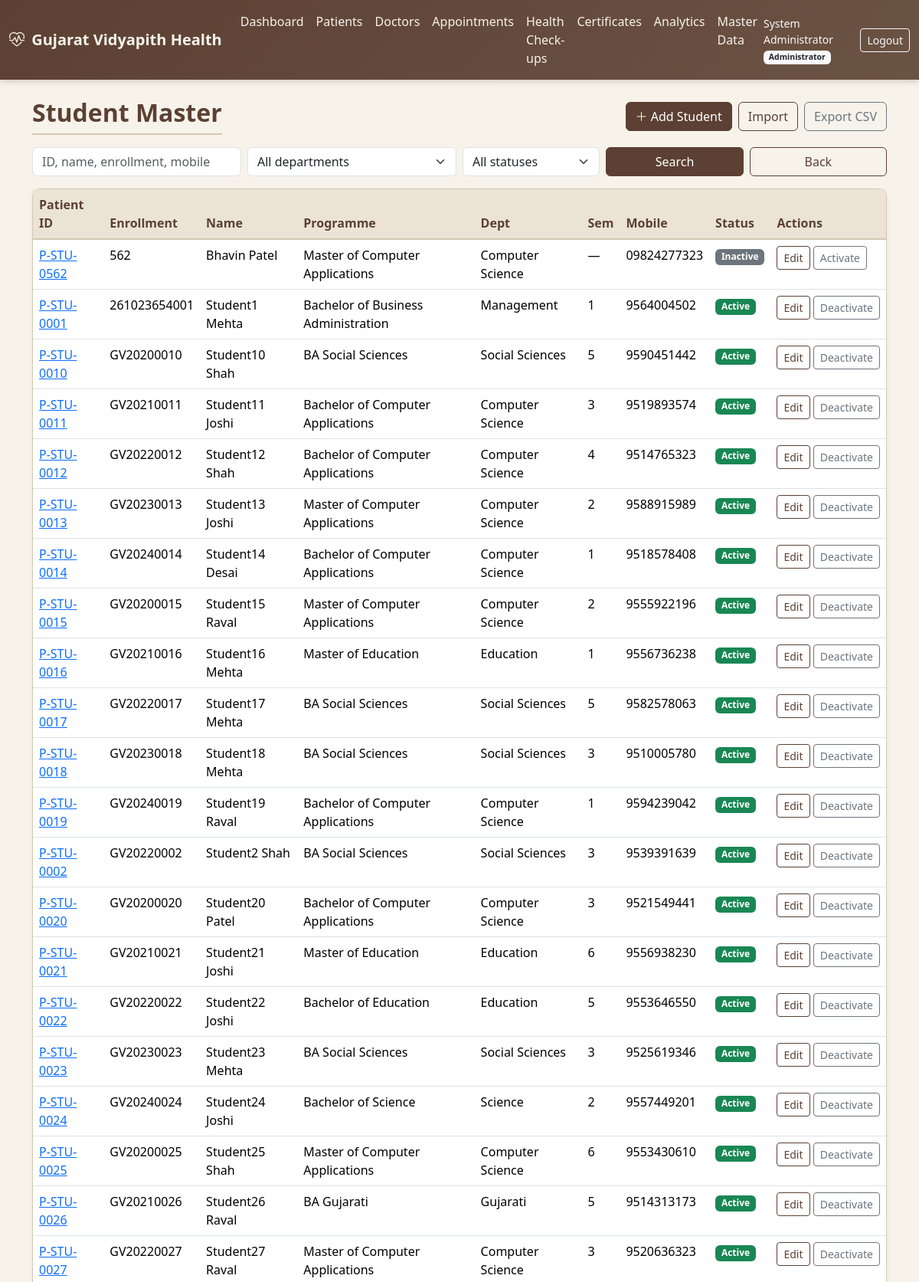
/masters/students/ (signed in, upper part), run on the app's committed database.
### accounts/models.py (models this page shows, shortened)
class User(AbstractUser):
    role = models.ForeignKey(
        Role, on_delete=models.SET_NULL, null=True, blank=True, related_name='users'
    )
    mobile = models.CharField(max_length=15, blank=True)
    gender = models.CharField(
        max_length=10,
        choices=[('Male', 'Male'), ('Female', 'Female'), ('Other', 'Other')],
        blank=True,
    )
    profile_photo = models.ImageField(upload_to='profiles/', blank=True, null=True)
    is_active_user = models.BooleanField(default=True)
    created_at = models.DateTimeField(auto_now_add=True)
    updated_at = models.DateTimeField(auto_now=True)
    class Meta:
        ordering = ['username']
    @property
    def role_code(self):
        return self.role.code if self.role else None

class Role(models.Model):
    ADMIN = 'admin'
    DOCTOR = 'doctor'
    STUDENT = 'student'
    STAFF = 'staff'
    STAFF_FAMILY = 'staff_family'
    HOD = 'hod'
    SUPER_ADMIN = 'super_admin'
    ROLE_CHOICES = [
        (ADMIN, 'Administrator'),
        (DOCTOR, 'Doctor'),
        (STUDENT, 'Student'),
        (STAFF, 'Staff'),
        (STAFF_FAMILY, 'Staff Family Member'),
        (HOD, 'HOD'),
        (SUPER_ADMIN, 'Super Administrator'),
    ]
    code = models.CharField(max_length=20, choices=ROLE_CHOICES, unique=True)
    name = models.CharField(max_length=50)
    description = models.TextField(blank=True)
    is_active = models.BooleanField(default=True)
    created_at = models.DateTimeField(auto_now_add=True)
    class Meta:
        ordering = ['name']

### patients/models.py (models this page shows, shortened)
class Patient(models.Model):
    CATEGORY_STUDENT = 'student'
    CATEGORY_STAFF = 'staff'
    CATEGORY_STAFF_FAMILY = 'staff_family'
    CATEGORY_CHOICES = [
        (CATEGORY_STUDENT, 'Student'),
        (CATEGORY_STAFF, 'University Staff'),
        (CATEGORY_STAFF_FAMILY, 'Staff Family Member'),
    ]
    patient_id = models.CharField(max_length=30, unique=True, db_index=True)
    user = models.OneToOneField(
        settings.AUTH_USER_MODEL,
        on_delete=models.SET_NULL,
        null=True,
        blank=True,
        related_name='patient_profile',
    )
    category = models.CharField(max_length=20, choices=CATEGORY_CHOICES, db_index=True)
    name = models.CharField(max_length=150, db_index=True)
    gender = models.CharField(
        max_length=10,
        choices=[('Male', 'Male'), ('Female', 'Female'), ('Other', 'Other')],
        blank=True,
    )
    date_of_birth = models.DateField(null=True, blank=True)
    email = models.EmailField(blank=True, db_index=True)
    mobile = models.CharField(max_length=15, blank=True, db_index=True)
    address = models.TextField(blank=True)
    blood_group = models.CharField(max_length=5, blank=True)
    emergency_contact = models.CharField(max_length=15, blank=True)
    status = models.CharField(
        max_length=20,
        choices=[('Active', 'Active'), ('Inactive', 'Inactive')],
        default='Active',
    )
    created_at = models.DateTimeField(auto_now_add=True)
    updated_at = models.DateTimeField(auto_now=True)
    created_by = models.ForeignKey(
        settings.AUTH_USER_MODEL,
        on_delete=models.SET_NULL,
        null=True,
        blank=True,
        related_name='patients_created',
    )
    class Meta:
        ordering = ['name']
        indexes = [
            models.Index(fields=['name', 'mobile']),
            models.Index(fields=['category', 'status']),
        ]

class StudentProfile(models.Model):
    patient = models.OneToOneField(
        Patient, on_delete=models.CASCADE, related_name='student_profile'
    )
    enrollment_number = models.CharField(max_length=40, unique=True, db_index=True)
    programme = models.ForeignKey(
        Programme, on_delete=models.SET_NULL, null=True, blank=True, related_name='students'
    )
    department = models.ForeignKey(
        Department, on_delete=models.SET_NULL, null=True, blank=True, related_name='students'
    )
    semester = models.PositiveSmallIntegerField(null=True, blank=True)

### masters/models.py (models this page shows, shortened)
class Programme(models.Model):
    programme_code = models.CharField(max_length=20, unique=True)
    name = models.CharField(max_length=150)
    department = models.ForeignKey(
        Department, on_delete=models.PROTECT, related_name='programmes'
    )
    duration_years = models.PositiveSmallIntegerField(default=3)
    status = models.CharField(
        max_length=20,
        choices=[('Active', 'Active'), ('Inactive', 'Inactive')],
        default='Active',
    )
    created_at = models.DateTimeField(auto_now_add=True)
    class Meta:
        ordering = ['name']

class Department(models.Model):
    department_code = models.CharField(max_length=20, unique=True)
    name = models.CharField(max_length=150)
    email = models.EmailField(blank=True)
    status = models.CharField(
        max_length=20,
        choices=[('Active', 'Active'), ('Inactive', 'Inactive')],
        default='Active',
    )
    created_at = models.DateTimeField(auto_now_add=True)
    updated_at = models.DateTimeField(auto_now=True)
    class Meta:
        ordering = ['name']

### masters/views.py (the view)
# urls.py: path('students/', views.student_list, name='student_list'),
@admin_required
def student_list(request):
    q = request.GET.get('q', '').strip()
    dept = request.GET.get('department', '')
    status = request.GET.get('status', '')
    qs = Patient.objects.filter(category=Patient.CATEGORY_STUDENT).select_related(
        'student_profile', 'student_profile__programme', 'student_profile__department'
    ).order_by('name')
    if q:
        qs = qs.filter(
            Q(name__icontains=q) | Q(patient_id__icontains=q) | Q(mobile__icontains=q) |
            Q(email__icontains=q) | Q(student_profile__enrollment_number__icontains=q)
        )
    if dept:
        qs = qs.filter(student_profile__department_id=dept)
    if status:
        qs = qs.filter(status=status)
    return render(request, 'masters/student_list.html', {
        'page_obj': _paginate(request, qs), 'q': q, 'dept': dept, 'status': status,
        'departments': Department.objects.filter(status='Active'),
    })

### accounts/permissions.py (called while the page is built, shortened)
def role_required(*role_codes):
    def decorator(view_func):
        @login_required
        @wraps(view_func)
        def _wrapped(request, *args, **kwargs):
            user = request.user
            if user.is_superuser:
                return view_func(request, *args, **kwargs)
        return _wrapped
    return decorator

### masters/views.py (called while the page is built)
def _paginate(request, qs, per_page=25):
    return Paginator(qs, per_page).get_page(request.GET.get('page'))

### templates/masters/student_list.html (shortened to what this page needs)
{% extends "base.html" %}
{% block content %}
<div class="container">
  <div class="d-flex justify-content-between align-items-center mb-3 flex-wrap gap-2">
    <h2 class="page-title mb-0">Student Master</h2>
    <div class="d-flex gap-2 flex-wrap">
      <a href="{% url 'masters:student_create' %}" class="btn btn-gv"><i class="bi bi-plus-lg"></i> Add Student</a>
      <a href="{% url 'masters:student_import' %}" class="btn btn-outline-gv">Import</a>
      <a href="{% url 'masters:student_export' %}" class="btn btn-outline-secondary">Export CSV</a>
    </div>
  </div>
  <form class="row g-2 mb-3" method="get">
    <div class="col-md-3"><input type="text" name="q" value="{{ q }}" class="form-control" placeholder="ID, name, enrollment, mobile"></div>
    <div class="col-md-3">
      <select name="department" class="form-select">
        <option value="">All departments</option>
      </select>
    </div>
    <div class="col-md-2">
      <select name="status" class="form-select">
        <option value="">All statuses</option>
      </select>
    </div>
    <div class="col-md-2"><button class="btn btn-gv w-100">Search</button></div>
    <div class="col-md-2"><a href="{% url 'masters:index' %}" class="btn btn-outline-gv w-100">Back</a></div>
  </form>
  <div class="card card-gv"><div class="table-responsive">
    <table class="table table-gv table-hover mb-0">
      <thead><tr><th>Patient ID</th><th>Enrollment</th><th>Name</th><th>Programme</th><th>Dept</th><th>Sem</th><th>Mobile</th><th>Status</th><th>Actions</th></tr></thead>
      <tbody>
      {% for p in page_obj %}
      <tr>
        <td><a href="{% url 'masters:student_detail' p.pk %}">{{ p.patient_id }}</a></td>
        <td>{{ p.student_profile.enrollment_number|default:"—" }}</td>
        <td>{{ p.name }}</td>
        <td>{{ p.student_profile.programme.name|default:"—" }}</td>
        <td>{{ p.student_profile.department.name|default:"—" }}</td>
        <td>{{ p.student_profile.semester|default:"—" }}</td>
        <td>{{ p.mobile|default:"—" }}</td>
        <td><span class="badge {% if p.status == 'Active' %}bg-success{% else %}bg-secondary{% endif %}">{{ p.status }}</span></td>
        <td class="text-nowrap">
          <a href="{% url 'masters:student_edit' p.pk %}" class="btn btn-sm btn-outline-gv">Edit</a>
          <form method="post" action="{% url 'masters:student_toggle' p.pk %}" class="d-inline">{% csrf_token %}
            <button class="btn btn-sm btn-outline-secondary">{% if p.status == 'Active' %}Deactivate{% else %}Activate{% endif %}</button>
          </form>
        </td>
      </tr>
      {% empty %}<tr><td colspan="9" class="text-center text-muted">No students</td></tr>{% endfor %}
      </tbody>
    </table>
  </div></div>
</div>
{% endblock %}

### templates/base.html (shortened to what this page needs)
{% load static %}
<!DOCTYPE html>
<html lang="en">
<head>
  <link href="https://cdn.jsdelivr.net/npm/bootstrap@5.3.3/dist/css/bootstrap.min.css" rel="stylesheet">
  <link href="https://cdn.jsdelivr.net/npm/bootstrap-icons@1.11.3/font/bootstrap-icons.min.css" rel="stylesheet">
  <link href="{% static 'css/gv-theme.css' %}" rel="stylesheet">
</head>
<body class="d-flex flex-column">
{% if user.is_authenticated %}
<nav class="navbar navbar-expand-lg navbar-gv">
  <div class="container-fluid">
    <a class="navbar-brand fw-semibold" href="{% url 'accounts:dashboard' %}">
      <i class="bi bi-heart-pulse me-1"></i> Gujarat Vidyapith Health
    </a>
    <div class="collapse navbar-collapse" id="navMain">
      <ul class="navbar-nav me-auto">
        <li class="nav-item"><a class="nav-link" href="{% url 'accounts:dashboard' %}">Dashboard</a></li>
        {% if user.is_superuser or user.role_code == 'admin' or user.role_code == 'super_admin' or user.role_code == 'doctor' %}
        <li class="nav-item"><a class="nav-link" href="{% url 'patients:index' %}">Patients</a></li>
        {% endif %}
        <li class="nav-item"><a class="nav-link" href="{% url 'doctors:index' %}">Doctors</a></li>
        <li class="nav-item"><a class="nav-link" href="{% url 'appointments:index' %}">Appointments</a></li>
        <li class="nav-item"><a class="nav-link" href="{% url 'health_records:index' %}">Health Check-ups</a></li>
        <li class="nav-item"><a class="nav-link" href="{% url 'certificates:index' %}">Certificates</a></li>
        <li class="nav-item"><a class="nav-link" href="{% url 'analytics:index' %}">Analytics</a></li>
        {% if user.is_superuser or user.role_code == 'admin' or user.role_code == 'super_admin' %}
        <li class="nav-item"><a class="nav-link" href="{% url 'masters:index' %}">Master Data</a></li>
        {% endif %}
      </ul>
      <span class="navbar-text text-light me-3 small">
        {{ user.get_full_name|default:user.username }}
        {% if user.role %}<span class="badge bg-light text-dark">{{ user.role.name }}</span>{% endif %}
      </span>
      <a class="btn btn-sm btn-outline-light" href="{% url 'accounts:logout' %}">Logout</a>
    </div>
  </div>
</nav>
{% endif %}
<main class="container-fluid py-4 flex-grow-1">
  {% block content %}{% endblock %}
</main>
</body>
</html>

### static/css/gv-theme.css (style rules this page uses)
:root { --gv-cream: #f7f3eb; --gv-cream-dark: #ebe4d6; --gv-brown: #5c4033; --gv-brown-light: #8b6914; --gv-earth: #6b5344; --gv-muted: #a0896e; --gv-accent: #3d5a40; --gv-text: #2c2416; --gv-border: #d4c8b0; --gv-card: #fffdf8; --gv-success: #4a7c59; --gv-warning: #c4a35a; --gv-danger: #a65d57; }
body { background-color: var(--gv-cream); color: var(--gv-text); font-family: 'Segoe UI', system-ui, -apple-system, sans-serif; min-height: 100vh; }
.navbar-gv { background: linear-gradient(135deg, var(--gv-brown) 0%, var(--gv-earth) 100%); box-shadow: 0 2px 8px rgba(92, 64, 51, 0.25); }
.navbar-gv .navbar-brand, .navbar-gv .nav-link { color: var(--gv-cream) !important; }
.card-gv { background: var(--gv-card); border: 1px solid var(--gv-border); border-radius: 10px; box-shadow: 0 1px 4px rgba(92, 64, 51, 0.08); }
.btn-gv { background: var(--gv-brown); border-color: var(--gv-brown); color: #fff; }
.btn-outline-gv { border-color: var(--gv-brown); color: var(--gv-brown); }
.table-gv thead th { background: var(--gv-cream-dark); color: var(--gv-brown); border-bottom: 2px solid var(--gv-border); font-weight: 600; }
.page-title { color: var(--gv-brown); font-weight: 600; border-bottom: 2px solid var(--gv-border); padding-bottom: 0.5rem; margin-bottom: 1.25rem; }

### data on the page
User: get_full_name "System Administrator", role.name "Administrator"
Patient: patient_id "P-STU-0562", student_profile.enrollment_number "562", name "Bhavin Patel", student_profile.programme.name "Master of Computer Applications", student_profile.department.name "Computer Science", student_profile.semester "—", mobile "09824277323", status "Inactive", shows "Activate"
Patient: patient_id "P-STU-0001", student_profile.enrollment_number "261023654001", name "Student1 Mehta", student_profile.programme.name "Bachelor of Business Administration", student_profile.department.name "Management", student_profile.semester "1", mobile "9564004502", status "Active", shows "Deactivate"
Patient: patient_id "P-STU-0010", student_profile.enrollment_number "GV20200010", name "Student10 Shah", student_profile.programme.name "BA Social Sciences", student_profile.department.name "Social Sciences", student_profile.semester "5", mobile "9590451442", status "Active", shows "Deactivate"
Patient: patient_id "P-STU-0011", student_profile.enrollment_number "GV20210011", name "Student11 Joshi", student_profile.programme.name "Bachelor of Computer Applications", student_profile.department.name "Computer Science", student_profile.semester "3", mobile "9519893574", status "Active", shows "Deactivate"
Patient: patient_id "P-STU-0012", student_profile.enrollment_number "GV20220012", name "Student12 Shah", student_profile.programme.name "Bachelor of Computer Applications", student_profile.department.name "Computer Science", student_profile.semester "4", mobile "9514765323", status "Active", shows "Deactivate"
Patient: patient_id "P-STU-0013", student_profile.enrollment_number "GV20230013", name "Student13 Joshi", student_profile.programme.name "Master of Computer Applications", student_profile.department.name "Computer Science", student_profile.semester "2", mobile "9588915989", status "Active", shows "Deactivate"
Patient: patient_id "P-STU-0014", student_profile.enrollment_number "GV20240014", name "Student14 Desai", student_profile.programme.name "Bachelor of Computer Applications", student_profile.department.name "Computer Science", student_profile.semester "1", mobile "9518578408", status "Active", shows "Deactivate"
Patient: patient_id "P-STU-0015", student_profile.enrollment_number "GV20200015", name "Student15 Raval", student_profile.programme.name "Master of Computer Applications", student_profile.department.name "Computer Science", student_profile.semester "2", mobile "9555922196", status "Active", shows "Deactivate"
Patient: patient_id "P-STU-0016", student_profile.enrollment_number "GV20210016", name "Student16 Mehta", student_profile.programme.name "Master of Education", student_profile.department.name "Education", student_profile.semester "1", mobile "9556736238", status "Active", shows "Deactivate"
Patient: patient_id "P-STU-0017", student_profile.enrollment_number "GV20220017", name "Student17 Mehta", student_profile.programme.name "BA Social Sciences", student_profile.department.name "Social Sciences", student_profile.semester "5", mobile "9582578063", status "Active", shows "Deactivate"
Patient: patient_id "P-STU-0018", student_profile.enrollment_number "GV20230018", name "Student18 Mehta", student_profile.programme.name "BA Social Sciences", student_profile.department.name "Social Sciences", student_profile.semester "3", mobile "9510005780", status "Active", shows "Deactivate"
Patient: patient_id "P-STU-0019", student_profile.enrollment_number "GV20240019", name "Student19 Raval", student_profile.programme.name "Bachelor of Computer Applications", student_profile.department.name "Computer Science", student_profile.semester "1", mobile "9594239042", status "Active", shows "Deactivate"
Patient: patient_id "P-STU-0002", student_profile.enrollment_number "GV20220002", name "Student2 Shah", student_profile.programme.name "BA Social Sciences", student_profile.department.name "Social Sciences", student_profile.semester "3", mobile "9539391639", status "Active", shows "Deactivate"
Patient: patient_id "P-STU-0020", student_profile.enrollment_number "GV20200020", name "Student20 Patel", student_profile.programme.name "Bachelor of Computer Applications", student_profile.department.name "Computer Science", student_profile.semester "3", mobile "9521549441", status "Active", shows "Deactivate"
Patient: patient_id "P-STU-0021", student_profile.enrollment_number "GV20210021", name "Student21 Joshi", student_profile.programme.name "Master of Education", student_profile.department.name "Education", student_profile.semester "6", mobile "9556938230", status "Active", shows "Deactivate"
Patient: patient_id "P-STU-0022", student_profile.enrollment_number "GV20220022", name "Student22 Joshi", student_profile.programme.name "Bachelor of Education", student_profile.department.name "Education", student_profile.semester "5", mobile "9553646550", status "Active", shows "Deactivate"
Patient: patient_id "P-STU-0023", student_profile.enrollment_number "GV20230023", name "Student23 Mehta", student_profile.programme.name "BA Social Sciences", student_profile.department.name "Social Sciences", student_profile.semester "3", mobile "9525619346", status "Active", shows "Deactivate"
Patient: patient_id "P-STU-0024", student_profile.enrollment_number "GV20240024", name "Student24 Joshi", student_profile.programme.name "Bachelor of Science", student_profile.department.name "Science", student_profile.semester "2", mobile "9557449201", status "Active", shows "Deactivate"
Patient: patient_id "P-STU-0025", student_profile.enrollment_number "GV20200025", name "Student25 Shah", student_profile.programme.name "Master of Computer Applications", student_profile.department.name "Computer Science", student_profile.semester "6", mobile "9553430610", status "Active", shows "Deactivate"
Patient: patient_id "P-STU-0026", student_profile.enrollment_number "GV20210026", name "Student26 Raval", student_profile.programme.name "BA Gujarati", student_profile.department.name "Gujarati", student_profile.semester "5", mobile "9514313173", status "Active", shows "Deactivate"
Patient: patient_id "P-STU-0027", student_profile.enrollment_number "GV20220027", name "Student27 Raval", student_profile.programme.name "Master of Computer Applications", student_profile.department.name "Computer Science", student_profile.semester "3", mobile "9520636323", status "Active", shows "Deactivate"
